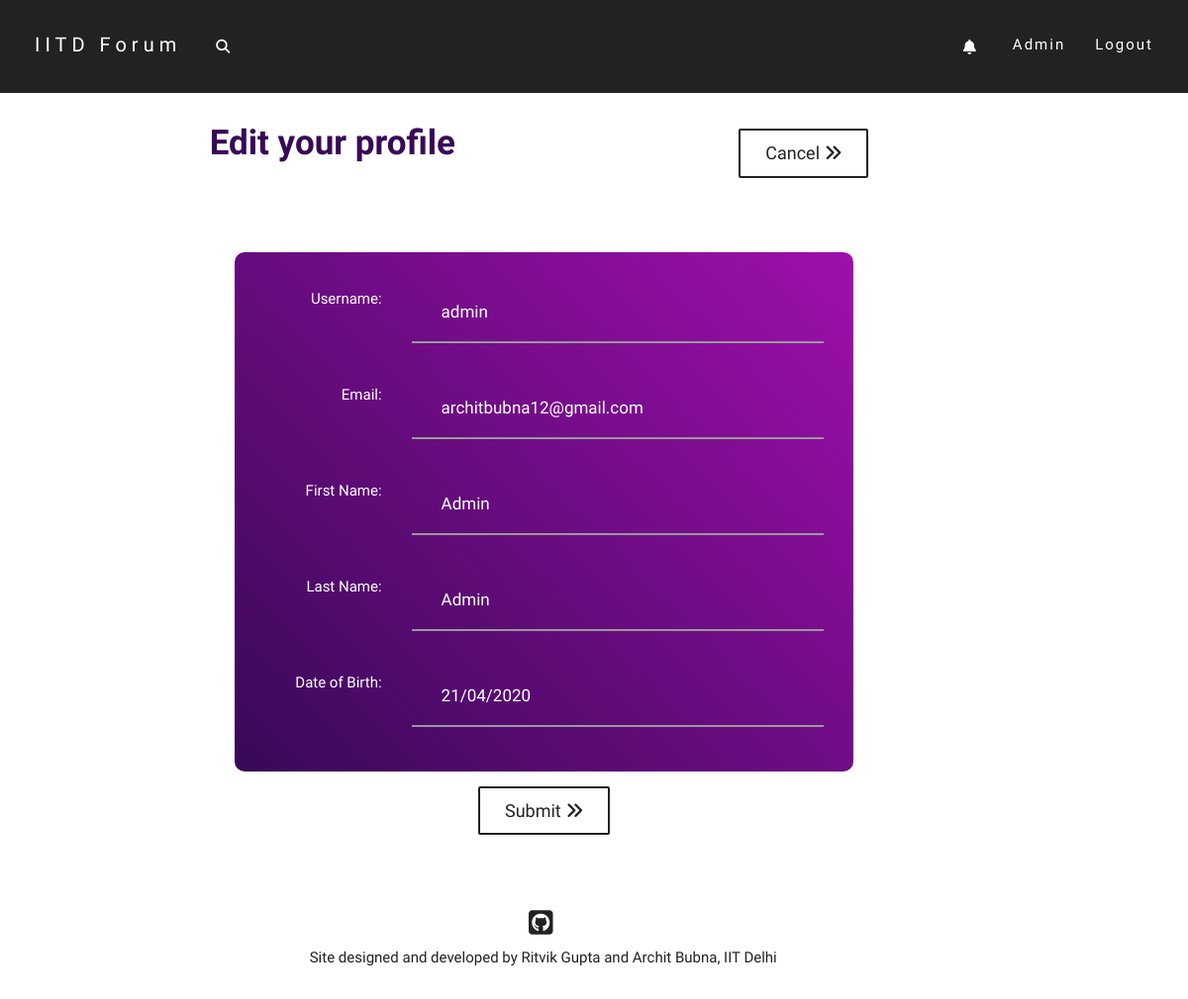
The app's page /users/account/edit/profile/ (signed in), older data.
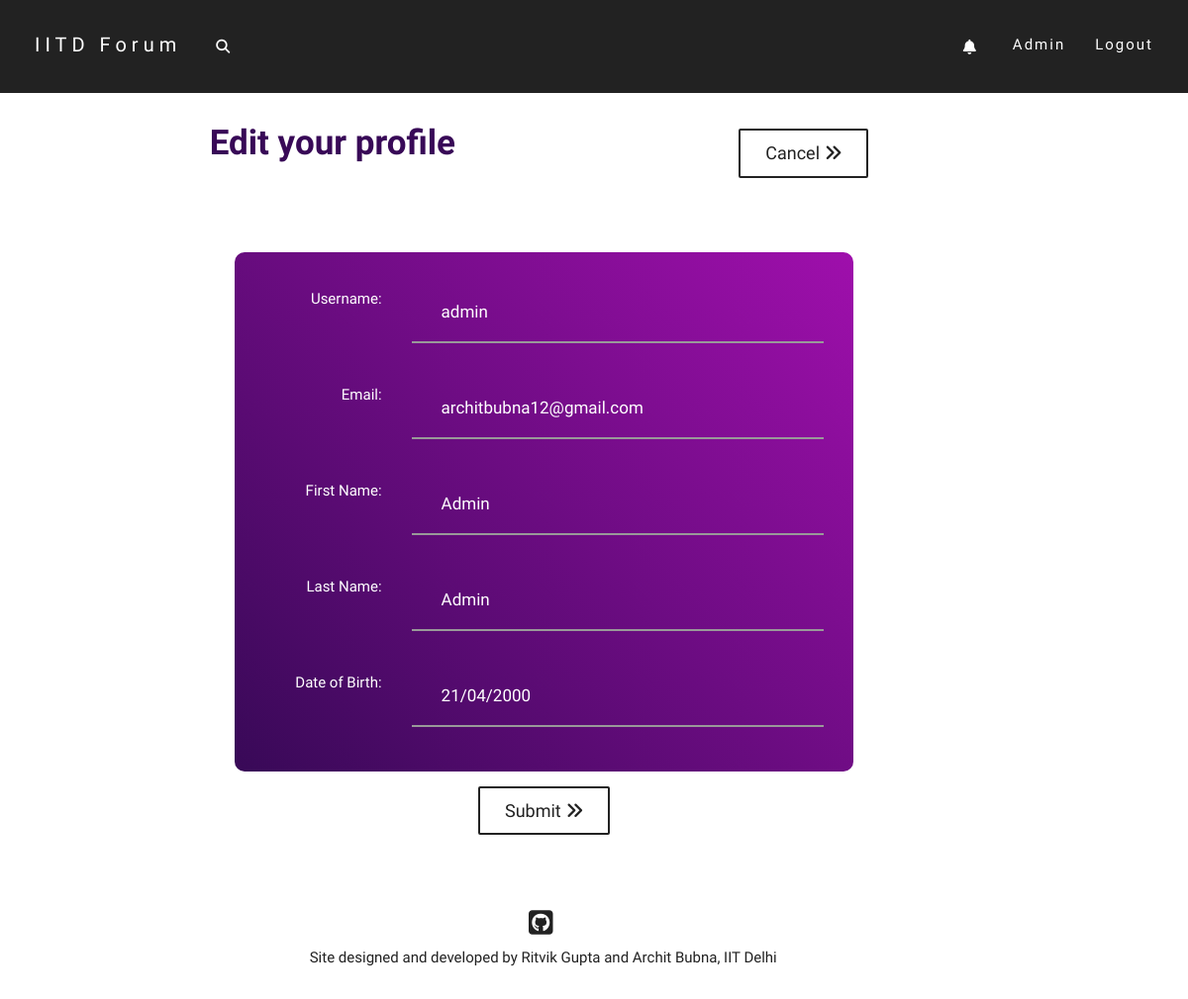
The same page, newer data.
### users/models.py (models this page shows, shortened)
class Profile(models.Model):
    parent_user = models.OneToOneField(User, on_delete=models.CASCADE)
    date_of_birth = models.DateField()
    first_name = models.CharField(max_length=50)
    last_name = models.CharField(max_length=50)
    dept = models.CharField(max_length=100, default="None")
    hostel = models.CharField(max_length=100, default="None")
    image = models.ImageField(default='default.jpg',upload_to='profile-pics')
    bio = models.TextField(default='', max_length=200)
    def unseen_tag_count(self):
        return self.parent_user.tag_set.filter(seen=False).count()

### users/views.py (the view)
# urls.py: path('account/edit/profile/', views.edit_profile, name='edit_profile'),
def edit_profile(request):
    if request.user.is_authenticated:
        if request.method == 'POST':
            post = request.POST.copy()
            post['userid'] = request.user.id
            post['init_username'] = request.user.username
            post['init_email'] = request.user.email
            form = EditProfileForm(post)
            if form.is_valid():
                new_username = form.save()
                messages.success(request, f'Profile updated successfully!')
                return redirect('users:profile_view', u_name=new_username)
            else:
                return render(request, 'users/edit_profile.html', {'form':form, 'title': 'Edit your profile'})
        else:
            form = EditProfileForm(initial = {
                'userid': request.user.id,
                'username': request.user.username,
                'init_username': request.user.username,
                'email': request.user.email,
                'init_email': request.user.email,
                'first_name': request.user.profile.first_name,
                'last_name': request.user.profile.last_name,
                'date_of_birth': request.user.profile.date_of_birth,
            })
            return render(request, 'users/edit_profile.html', {'form':form, 'title': 'Edit your profile'})
    else:
        messages.warning(request, f'Please login or create an account.')
        return redirect('home')

### users/forms.py (shortened to what this page needs)
class EditProfileForm(forms.Form):
    userid = forms.CharField(widget=forms.HiddenInput())
    init_username = forms.CharField(widget=forms.HiddenInput())
    init_email = forms.EmailField(widget=forms.HiddenInput())
    username = forms.CharField(label='Username', min_length=4, max_length=150)
    email = forms.EmailField(label='Email')
    first_name = forms.CharField(label='First Name', max_length=50)
    last_name = forms.CharField(label='Last Name', max_length=50)
    date_of_birth = forms.DateField(label='Date of Birth', widget=forms.DateInput(format='%d/%m/%Y'), input_formats=['%d/%m/%Y'])

### post/models.py (called while the page is built)
    def tagger_name(self):
        return User.objects.get(id=self.tagger_id).username

    def tagger_image(self):
        return User.objects.get(id=self.tagger_id).profile.image

    def post_author_name(self):
        return Post.objects.get(id=self.post_id).author.username

### users/templates/users/edit_profile.html (shortened to what this page needs)
{% extends 'post/base.html' %}
{% load widget_tweaks %}
{% block content %}
{% load static %}
    <link rel="stylesheet" href="https://cdnjs.cloudflare.com/ajax/libs/datepicker/0.6.5/datepicker.min.css" />
    <div class="row">
        <div class="col-md-12">
            <div class="setup-heading">
                Edit your profile
            </div>
            <a href="{% url 'users:profile_view' request.user %}">
            <button type="submit" name="skip-btn" class="skip-btn" >Cancel <i class="fas fa-angle-double-right"></i></button>
            </a>
        </div>
    </div>
    <br>
   <br>
   <div class="form">
       <div class="create-post-div" style="padding:20px;">
        <form method="post" class="form-horizontal" novalidate>
            {% for field in form.visible_fields %}
                <div class="form-group row edit-form-div">
                    <div class="control-label col-md-3 label-font">
                        {{ field.label_tag }}
                    </div>
                    <div class="col-md-9">
                        {% render_field field class="form-control login-input" placeholder=field.label %}
                    </div>
                </div>
            {% endfor %}
       </div>
            <div class="form-group row">
                <center>
                    <button type="submit" style="float: none;" class="skip-btn">Submit <i class="fas fa-angle-double-right"></i></button>
                </center>
            </div>
    </div>
{% endblock %}

Row changes from the older to the newer data that the page shows:
changed Profile "Admin": date_of_birth "21/04/2020" → "21/04/2000"
